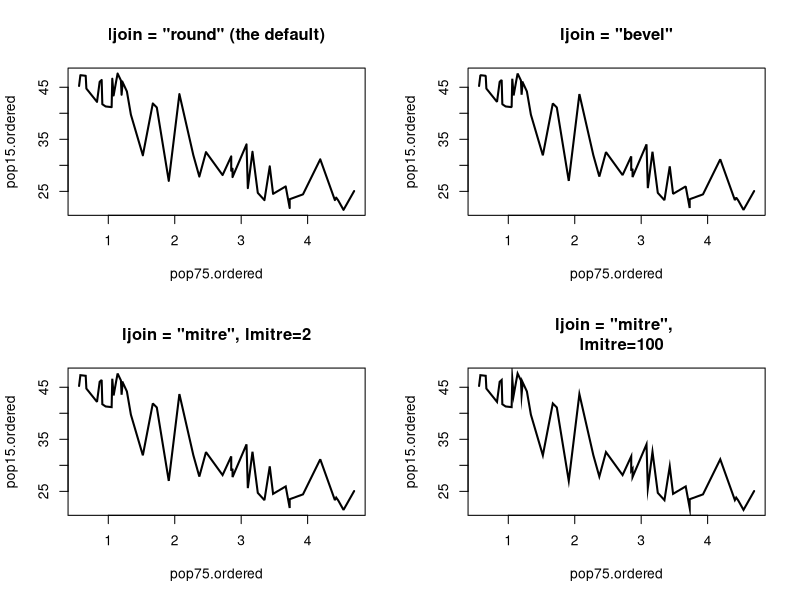

This figure's R source:
par( mfrow=c( 2, 2 ) )

ord = order( 
  LifeCycleSavings$pop75 
)
pop75.ordered = LifeCycleSavings$pop75[ ord ]
pop15.ordered = LifeCycleSavings$pop15[ ord ]

plot( 
  pop75.ordered, 
  pop15.ordered, 
  type="l", 
  lwd=2, 
  main="ljoin = \"round\" (the default)" 
  )
plot( 
  pop75.ordered, 
  pop15.ordered, 
  type="l", 
  lwd=2, 
  main="ljoin = \"bevel\"", 
  ljoin="bevel" 
  )
plot( 
  pop75.ordered, 
  pop15.ordered, 
  type="l", 
  lwd=2, 
  main="ljoin = \"mitre\", lmitre=2", 
  ljoin=1, 
  lmitre=2 
  )

plot( 
  pop75.ordered, 
  pop15.ordered, 
  type="l", 
  lwd=2, 
  main="ljoin = \"mitre\", 
  lmitre=100", 
  ljoin=1, 
  lmitre=100 
  )

par( mfrow=c( 1, 1 ) )
